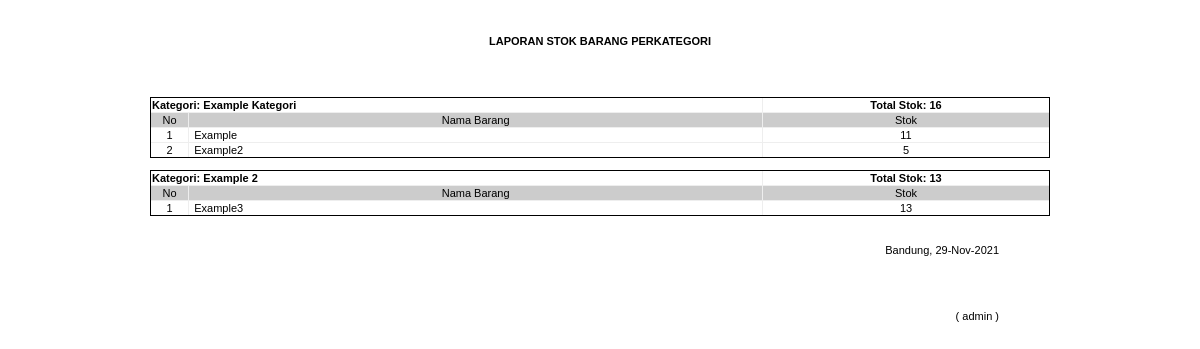
The app's page /laporan/lap_stok.php (signed in), older data.
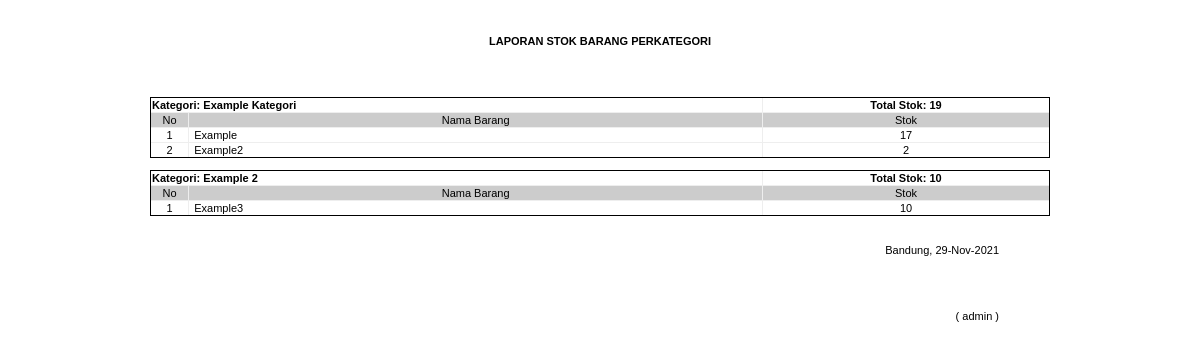
The same page, newer data.
### tables this page shows
CREATE TABLE `tbl_barang` (
  `barang_id` varchar(15) NOT NULL,
  `barang_nama` varchar(120) NOT NULL,
  `barang_satuan` varchar(30) NOT NULL,
  `barang_harpok` double NOT NULL,
  `barang_harjul` double NOT NULL,
  `barang_harjul_grosir` double NOT NULL,
  `barang_stok` int(11) NOT NULL DEFAULT '0',
  `barang_min_stok` int(11) NOT NULL DEFAULT '0',
  `barang_tgl_input` timestamp NOT NULL DEFAULT CURRENT_TIMESTAMP,
  `barang_tgl_last_update` timestamp NULL DEFAULT NULL ON UPDATE CURRENT_TIMESTAMP,
  `barang_kategori_id` int(11) NOT NULL,
  `barang_user_id` int(11) NOT NULL
);

CREATE TABLE `tbl_kategori` (
  `kategori_id` int(11) NOT NULL,
  `kategori_name` varchar(120) NOT NULL
);

### laporan/lap_stok.php (the view, shortened to what this page needs)
<?php
include('../include/koneksi.php');
if($_SESSION['user_level']==3){
    ?> <script language="JavaScript">alert('Anda tidak memiliki akses');</script>
    <a href="index.php">Go Back</a>
        <?php
    }
else{
?>
<html lang="en" moznomarginboxes mozdisallowselectionprint>
<head>
    <link rel="stylesheet" href="../assets/css/laporan.css"/>
</head>
<body onload="window.print()">
<div id="laporan">
<table border="0" align="center" style="width:800px; border:none;margin-top:5px;margin-bottom:0px;">
<tr>
    <td colspan="2" style="width:800px;paddin-left:20px;"><center><h4>LAPORAN STOK BARANG PERKATEGORI</h4></center><br/></td>
</tr>
</table>
<table border="0" align="center" style="width:900px;border:none;">
        <tr>
            <th style="text-align:left"></th>
        </tr>
</table>
<table border="1" align="center" style="width:900px;margin-bottom:20px;">
<?php
    $nomor=0;
    $group='-';
    $sql1 = 'SELECT * FROM tbl_barang JOIN tbl_kategori WHERE tbl_barang.barang_kategori_id=tbl_kategori.kategori_id';
    $query = $dbh -> prepare($sql1);
    $query->execute();
    $results = $query->fetchAll(PDO::FETCH_OBJ);
    foreach($results as $res){
    $nomor++;
    if($group=='-' || $group!=$res->kategori_name){
        $kat=$res->kategori_name;
        $query1 = $dbh -> prepare('SELECT kategori_id,kategori_name,barang_nama,SUM(barang_stok) AS tot_stok FROM tbl_kategori JOIN tbl_barang ON kategori_id=barang_kategori_id WHERE kategori_name=:kategori_name');
        $query1 -> bindParam(':kategori_name',$kat, PDO::PARAM_STR);
        $query1->execute();
        $t = $query1->fetch();
        $tots=$t['tot_stok'];
        if($group!='-')
        echo "</table><br>";
        echo "<table align='center' width='900px;' border='1'>";
        echo "<tr><td colspan='2'><b>Kategori: $kat</b></td> <td style='text-align:center;'><b>Total Stok: $tots </b></td></tr>";
echo "<tr style='background-color:#ccc;'>
    <td width='4%' align='center'>No</td>
    <td width='60%' align='center'>Nama Barang</td>
    <td width='30%' align='center'>Stok</td>
    </tr>";
$nomor=1;
    }
    $group=$res->kategori_name;
        ?>
        <tr>
                <td style="text-align:center;vertical-align:top;text-align:center;"><?php echo $nomor; ?></td>
                <td style="vertical-align:top;padding-left:5px;"><?= htmlentities($res->barang_nama); ?></td>
                <td style="vertical-align:top;text-align:center;"><?= htmlentities($res->barang_stok); ?></td>
        </tr>
        <?php
        }
        ?>
</table>
</table>
<table align="center" style="width:800px; border:none;margin-top:5px;margin-bottom:20px;">
    <tr>
        <td></td>
</table>
<table align="center" style="width:800px; border:none;margin-top:5px;margin-bottom:20px;">
    <tr>
        <td align="right">Bandung, <?php echo date('d-M-Y')?></td>
    </tr>
    <tr>
        <td align="right"></td>
    </tr>
    <tr>
    <td><br/><br/><br/><br/></td>
    </tr>
    <tr>
        <td align="right">( <?php echo $_SESSION['username'];?> )</td>
    </tr>
    <tr>
        <td align="center"></td>
    </tr>
</table>
<table align="center" style="width:800px; border:none;margin-top:5px;margin-bottom:20px;">
    <tr>
        <th><br/><br/></th>
    </tr>
</table>
</div>
</body>
</html>
<?php } ?>

Row changes from the older to the newer data that the page shows:
changed tbl_barang "Example": tots "16" → "19"; barang_stok "11" → "17"
changed tbl_barang "Example2": barang_stok "5" → "2"
changed tbl_barang "Example3": tots "13" → "10"; barang_stok "13" → "10"
